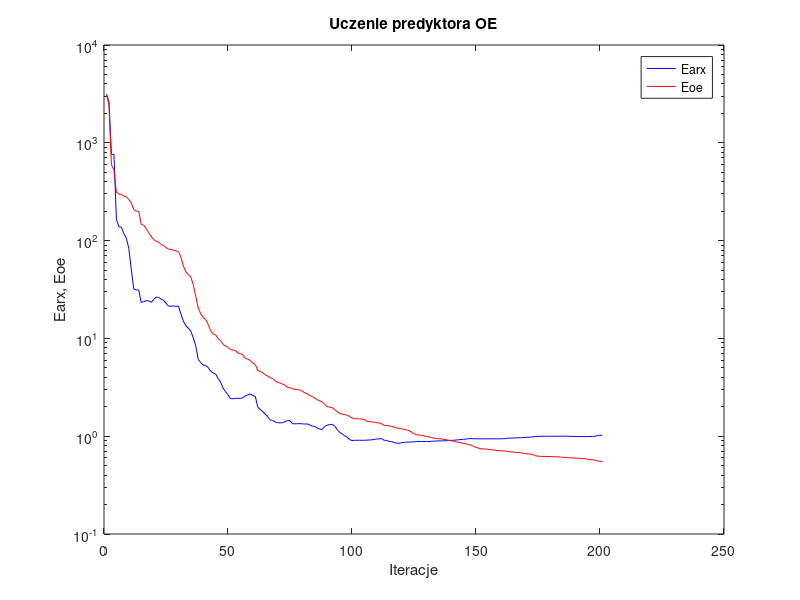
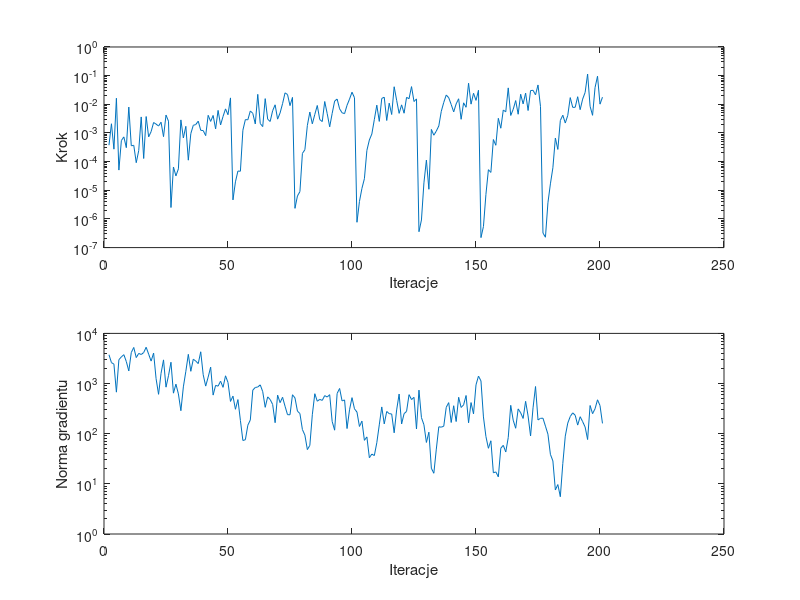

These charts were generated, in order, by the following MATLAB code:
%uczenie predyktora oe
clear all;
n=0; farx(n+1)=3.138546e+003; foe(n+1)=3.107038e+003; wspucz(n+1)=0.000000e+000; ng(n+1)=0.000000e+000;
%odnowa zmiennej metryki
n=1; farx(n+1)=2.636066e+003; foe(n+1)=2.471641e+003; krok(n+1)=3.738889e-004; ng(n+1)=3.757716e+003;
n=2; farx(n+1)=7.559235e+002; foe(n+1)=5.953411e+002; krok(n+1)=2.093764e-003; ng(n+1)=2.615368e+003;
n=3; farx(n+1)=7.657370e+002; foe(n+1)=5.262540e+002; krok(n+1)=2.720095e-004; ng(n+1)=2.438258e+003;
n=4; farx(n+1)=1.656702e+002; foe(n+1)=3.125518e+002; krok(n+1)=1.628299e-002; ng(n+1)=6.735933e+002;
n=5; farx(n+1)=1.384249e+002; foe(n+1)=2.992958e+002; krok(n+1)=5.066526e-005; ng(n+1)=2.988848e+003;
n=6; farx(n+1)=1.371109e+002; foe(n+1)=2.954438e+002; krok(n+1)=5.428423e-004; ng(n+1)=3.401944e+003;
n=7; farx(n+1)=1.177673e+002; foe(n+1)=2.857227e+002; krok(n+1)=7.286672e-004; ng(n+1)=3.765905e+003;
n=8; farx(n+1)=1.060965e+002; foe(n+1)=2.804232e+002; krok(n+1)=3.070097e-004; ng(n+1)=2.740321e+003;
n=9; farx(n+1)=8.316850e+001; foe(n+1)=2.631776e+002; krok(n+1)=8.009570e-003; ng(n+1)=1.784677e+003;
n=10; farx(n+1)=5.083244e+001; foe(n+1)=2.441281e+002; krok(n+1)=3.569431e-004; ng(n+1)=4.150796e+003;
n=11; farx(n+1)=3.196550e+001; foe(n+1)=2.077111e+002; krok(n+1)=3.702988e-004; ng(n+1)=5.245495e+003;
n=12; farx(n+1)=3.135350e+001; foe(n+1)=2.002217e+002; krok(n+1)=9.186126e-005; ng(n+1)=3.294670e+003;
n=13; farx(n+1)=3.126886e+001; foe(n+1)=1.991556e+002; krok(n+1)=2.426039e-004; ng(n+1)=3.989009e+003;
n=14; farx(n+1)=2.333073e+001; foe(n+1)=1.467257e+002; krok(n+1)=3.625910e-003; ng(n+1)=3.793333e+003;
n=15; farx(n+1)=2.378438e+001; foe(n+1)=1.440800e+002; krok(n+1)=1.287051e-004; ng(n+1)=4.150359e+003;
n=16; farx(n+1)=2.425614e+001; foe(n+1)=1.326223e+002; krok(n+1)=3.740913e-003; ng(n+1)=5.290207e+003;
n=17; farx(n+1)=2.428115e+001; foe(n+1)=1.207910e+002; krok(n+1)=7.316748e-004; ng(n+1)=3.857644e+003;
n=18; farx(n+1)=2.337301e+001; foe(n+1)=1.107888e+002; krok(n+1)=1.116161e-003; ng(n+1)=2.801364e+003;
n=19; farx(n+1)=2.494611e+001; foe(n+1)=1.028408e+002; krok(n+1)=2.312918e-003; ng(n+1)=4.053245e+003;
n=20; farx(n+1)=2.640742e+001; foe(n+1)=9.853973e+001; krok(n+1)=2.038825e-003; ng(n+1)=1.249289e+003;
n=21; farx(n+1)=2.627004e+001; foe(n+1)=9.653681e+001; krok(n+1)=1.740889e-003; ng(n+1)=6.098140e+002;
n=22; farx(n+1)=2.529586e+001; foe(n+1)=9.112402e+001; krok(n+1)=2.371549e-003; ng(n+1)=1.595971e+003;
n=23; farx(n+1)=2.452181e+001; foe(n+1)=8.931337e+001; krok(n+1)=7.432430e-004; ng(n+1)=2.963374e+003;
n=24; farx(n+1)=2.291667e+001; foe(n+1)=8.494768e+001; krok(n+1)=4.208519e-003; ng(n+1)=8.472107e+002;
n=25; farx(n+1)=2.136910e+001; foe(n+1)=8.215323e+001; krok(n+1)=2.583925e-003; ng(n+1)=1.432550e+003;
%odnowa zmiennej metryki
n=26; farx(n+1)=2.132593e+001; foe(n+1)=8.118458e+001; krok(n+1)=2.502989e-006; ng(n+1)=2.659284e+003;
n=27; farx(n+1)=2.149561e+001; foe(n+1)=7.976690e+001; krok(n+1)=6.485137e-005; ng(n+1)=6.431834e+002;
n=28; farx(n+1)=2.124619e+001; foe(n+1)=7.839133e+001; krok(n+1)=3.176034e-005; ng(n+1)=9.730289e+002;
n=29; farx(n+1)=2.144909e+001; foe(n+1)=7.767037e+001; krok(n+1)=5.603333e-005; ng(n+1)=6.211707e+002;
n=30; farx(n+1)=1.782495e+001; foe(n+1)=6.784689e+001; krok(n+1)=2.855545e-003; ng(n+1)=2.873259e+002;
n=31; farx(n+1)=1.500170e+001; foe(n+1)=5.511267e+001; krok(n+1)=6.696507e-004; ng(n+1)=8.582810e+002;
n=32; farx(n+1)=1.342198e+001; foe(n+1)=4.805280e+001; krok(n+1)=1.704775e-003; ng(n+1)=1.753630e+003;
n=33; farx(n+1)=1.272657e+001; foe(n+1)=4.491092e+001; krok(n+1)=1.123689e-004; ng(n+1)=3.822655e+003;
n=34; farx(n+1)=1.187137e+001; foe(n+1)=4.248608e+001; krok(n+1)=9.475662e-004; ng(n+1)=1.754798e+003;
n=35; farx(n+1)=1.011978e+001; foe(n+1)=3.526079e+001; krok(n+1)=1.846469e-003; ng(n+1)=3.055176e+003;
n=36; farx(n+1)=8.381201e+000; foe(n+1)=2.705835e+001; krok(n+1)=1.966017e-003; ng(n+1)=2.805781e+003;
n=37; farx(n+1)=6.098456e+000; foe(n+1)=2.046449e+001; krok(n+1)=2.583925e-003; ng(n+1)=2.500842e+003;
n=38; farx(n+1)=5.663058e+000; foe(n+1)=1.785362e+001; krok(n+1)=1.237443e-003; ng(n+1)=4.298540e+003;
n=39; farx(n+1)=5.329216e+000; foe(n+1)=1.638306e+001; krok(n+1)=1.209728e-003; ng(n+1)=1.496837e+003;
n=40; farx(n+1)=5.280528e+000; foe(n+1)=1.563770e+001; krok(n+1)=8.062699e-004; ng(n+1)=8.893310e+002;
n=41; farx(n+1)=5.053206e+000; foe(n+1)=1.389698e+001; krok(n+1)=4.126268e-003; ng(n+1)=1.344927e+003;
n=42; farx(n+1)=4.630489e+000; foe(n+1)=1.200284e+001; krok(n+1)=2.530456e-003; ng(n+1)=2.122457e+003;
n=43; farx(n+1)=4.429731e+000; foe(n+1)=1.116627e+001; krok(n+1)=4.083230e-003; ng(n+1)=5.885157e+002;
n=44; farx(n+1)=4.321934e+000; foe(n+1)=1.087431e+001; krok(n+1)=1.389400e-003; ng(n+1)=9.198521e+002;
n=45; farx(n+1)=3.896605e+000; foe(n+1)=9.963095e+000; krok(n+1)=6.130766e-003; ng(n+1)=8.868252e+002;
n=46; farx(n+1)=3.585824e+000; foe(n+1)=9.528485e+000; krok(n+1)=1.898143e-003; ng(n+1)=1.115009e+003;
n=47; farx(n+1)=3.107926e+000; foe(n+1)=8.658064e+000; krok(n+1)=3.762825e-003; ng(n+1)=8.401685e+002;
n=48; farx(n+1)=2.855698e+000; foe(n+1)=8.365659e+000; krok(n+1)=6.920587e-003; ng(n+1)=1.427100e+003;
n=49; farx(n+1)=2.653024e+000; foe(n+1)=8.093082e+000; krok(n+1)=4.324280e-003; ng(n+1)=1.049176e+003;
n=50; farx(n+1)=2.417782e+000; foe(n+1)=7.694544e+000; krok(n+1)=1.672561e-002; ng(n+1)=4.398296e+002;
%odnowa zmiennej metryki
n=51; farx(n+1)=2.416378e+000; foe(n+1)=7.620002e+000; krok(n+1)=4.622099e-006; ng(n+1)=5.611286e+002;
n=52; farx(n+1)=2.426420e+000; foe(n+1)=7.526918e+000; krok(n+1)=1.977673e-005; ng(n+1)=3.068721e+002;
n=53; farx(n+1)=2.447811e+000; foe(n+1)=7.084665e+000; krok(n+1)=4.685521e-005; ng(n+1)=4.790391e+002;
n=54; farx(n+1)=2.431479e+000; foe(n+1)=7.022860e+000; krok(n+1)=4.621507e-005; ng(n+1)=1.840751e+002;
n=55; farx(n+1)=2.477293e+000; foe(n+1)=6.806815e+000; krok(n+1)=1.244450e-003; ng(n+1)=7.315293e+001;
n=56; farx(n+1)=2.594701e+000; foe(n+1)=6.245137e+000; krok(n+1)=2.921865e-003; ng(n+1)=7.583413e+001;
n=57; farx(n+1)=2.642218e+000; foe(n+1)=6.130390e+000; krok(n+1)=2.883948e-003; ng(n+1)=1.476968e+002;
n=58; farx(n+1)=2.706954e+000; foe(n+1)=5.942064e+000; krok(n+1)=5.843731e-003; ng(n+1)=1.878983e+002;
n=59; farx(n+1)=2.599551e+000; foe(n+1)=5.573802e+000; krok(n+1)=4.830641e-003; ng(n+1)=7.415051e+002;
n=60; farx(n+1)=2.558793e+000; foe(n+1)=5.421445e+000; krok(n+1)=2.063028e-003; ng(n+1)=8.346178e+002;
n=61; farx(n+1)=1.990136e+000; foe(n+1)=4.709261e+000; krok(n+1)=2.223039e-002; ng(n+1)=8.533723e+002;
n=62; farx(n+1)=1.878346e+000; foe(n+1)=4.581039e+000; krok(n+1)=2.135619e-003; ng(n+1)=9.415120e+002;
n=63; farx(n+1)=1.780364e+000; foe(n+1)=4.470316e+000; krok(n+1)=1.667309e-003; ng(n+1)=6.893807e+002;
n=64; farx(n+1)=1.683744e+000; foe(n+1)=4.245304e+000; krok(n+1)=1.576669e-002; ng(n+1)=3.357168e+002;
n=65; farx(n+1)=1.582865e+000; foe(n+1)=4.116646e+000; krok(n+1)=3.021288e-003; ng(n+1)=5.420471e+002;
n=66; farx(n+1)=1.465658e+000; foe(n+1)=3.952696e+000; krok(n+1)=2.519327e-003; ng(n+1)=4.803742e+002;
n=67; farx(n+1)=1.453400e+000; foe(n+1)=3.897018e+000; krok(n+1)=5.980899e-003; ng(n+1)=3.836171e+002;
n=68; farx(n+1)=1.398154e+000; foe(n+1)=3.675765e+000; krok(n+1)=9.600724e-003; ng(n+1)=1.657325e+002;
n=69; farx(n+1)=1.378330e+000; foe(n+1)=3.556541e+000; krok(n+1)=3.035901e-003; ng(n+1)=5.875409e+002;
n=70; farx(n+1)=1.366859e+000; foe(n+1)=3.507052e+000; krok(n+1)=5.000456e-003; ng(n+1)=4.162749e+002;
n=71; farx(n+1)=1.373083e+000; foe(n+1)=3.408811e+000; krok(n+1)=1.053841e-002; ng(n+1)=5.322634e+002;
n=72; farx(n+1)=1.408951e+000; foe(n+1)=3.313005e+000; krok(n+1)=2.508493e-002; ng(n+1)=3.526553e+002;
n=73; farx(n+1)=1.444699e+000; foe(n+1)=3.155369e+000; krok(n+1)=2.191235e-002; ng(n+1)=2.394190e+002;
n=74; farx(n+1)=1.436401e+000; foe(n+1)=3.131781e+000; krok(n+1)=8.988693e-003; ng(n+1)=2.385718e+002;
n=75; farx(n+1)=1.342213e+000; foe(n+1)=3.048310e+000; krok(n+1)=1.741045e-002; ng(n+1)=5.977255e+002;
%odnowa zmiennej metryki
n=76; farx(n+1)=1.339439e+000; foe(n+1)=3.020561e+000; krok(n+1)=2.341390e-006; ng(n+1)=5.175165e+002;
n=77; farx(n+1)=1.341269e+000; foe(n+1)=2.998783e+000; krok(n+1)=6.333436e-006; ng(n+1)=2.818640e+002;
n=78; farx(n+1)=1.345705e+000; foe(n+1)=2.969954e+000; krok(n+1)=8.985823e-006; ng(n+1)=2.519074e+002;
n=79; farx(n+1)=1.336957e+000; foe(n+1)=2.880286e+000; krok(n+1)=1.935115e-004; ng(n+1)=1.211334e+002;
n=80; farx(n+1)=1.331351e+000; foe(n+1)=2.774857e+000; krok(n+1)=2.596069e-004; ng(n+1)=9.371078e+001;
n=81; farx(n+1)=1.337281e+000; foe(n+1)=2.709319e+000; krok(n+1)=1.830478e-003; ng(n+1)=4.818047e+001;
n=82; farx(n+1)=1.297798e+000; foe(n+1)=2.609479e+000; krok(n+1)=5.357205e-003; ng(n+1)=5.847178e+001;
n=83; farx(n+1)=1.268810e+000; foe(n+1)=2.542793e+000; krok(n+1)=2.086706e-003; ng(n+1)=2.391560e+002;
n=84; farx(n+1)=1.258502e+000; foe(n+1)=2.446533e+000; krok(n+1)=4.432757e-003; ng(n+1)=6.269236e+002;
n=85; farx(n+1)=1.208768e+000; foe(n+1)=2.365303e+000; krok(n+1)=9.093040e-003; ng(n+1)=4.441039e+002;
n=86; farx(n+1)=1.184132e+000; foe(n+1)=2.299385e+000; krok(n+1)=2.926191e-003; ng(n+1)=4.831877e+002;
n=87; farx(n+1)=1.170058e+000; foe(n+1)=2.245861e+000; krok(n+1)=2.500228e-003; ng(n+1)=4.615334e+002;
n=88; farx(n+1)=1.259660e+000; foe(n+1)=2.115351e+000; krok(n+1)=1.251065e-002; ng(n+1)=5.746553e+002;
n=89; farx(n+1)=1.295405e+000; foe(n+1)=2.007071e+000; krok(n+1)=4.728824e-003; ng(n+1)=5.385848e+002;
n=90; farx(n+1)=1.318035e+000; foe(n+1)=1.981574e+000; krok(n+1)=1.638929e-003; ng(n+1)=6.000206e+002;
n=91; farx(n+1)=1.320428e+000; foe(n+1)=1.962503e+000; krok(n+1)=4.792105e-003; ng(n+1)=1.754212e+002;
n=92; farx(n+1)=1.273460e+000; foe(n+1)=1.871029e+000; krok(n+1)=1.296098e-002; ng(n+1)=1.175078e+002;
n=93; farx(n+1)=1.171302e+000; foe(n+1)=1.788832e+000; krok(n+1)=1.525264e-002; ng(n+1)=6.345381e+002;
n=94; farx(n+1)=1.093188e+000; foe(n+1)=1.704688e+000; krok(n+1)=6.947618e-003; ng(n+1)=7.975643e+002;
n=95; farx(n+1)=1.061740e+000; foe(n+1)=1.687338e+000; krok(n+1)=5.062842e-003; ng(n+1)=4.505586e+002;
n=96; farx(n+1)=1.012049e+000; foe(n+1)=1.662146e+000; krok(n+1)=4.729451e-003; ng(n+1)=4.709784e+002;
n=97; farx(n+1)=9.788215e-001; foe(n+1)=1.641686e+000; krok(n+1)=9.240905e-003; ng(n+1)=1.266450e+002;
n=98; farx(n+1)=9.255754e-001; foe(n+1)=1.593387e+000; krok(n+1)=1.517118e-002; ng(n+1)=2.997663e+002;
n=99; farx(n+1)=9.021954e-001; foe(n+1)=1.540300e+000; krok(n+1)=2.642647e-002; ng(n+1)=5.234779e+002;
n=100; farx(n+1)=9.086803e-001; foe(n+1)=1.511067e+000; krok(n+1)=1.696688e-002; ng(n+1)=3.135275e+002;
%odnowa zmiennej metryki
n=101; farx(n+1)=9.085710e-001; foe(n+1)=1.508792e+000; krok(n+1)=7.653364e-007; ng(n+1)=2.697243e+002;
n=102; farx(n+1)=9.084394e-001; foe(n+1)=1.506228e+000; krok(n+1)=4.053211e-006; ng(n+1)=1.393363e+002;
n=103; farx(n+1)=9.085593e-001; foe(n+1)=1.490029e+000; krok(n+1)=1.161523e-005; ng(n+1)=1.782167e+002;
n=104; farx(n+1)=9.080105e-001; foe(n+1)=1.485208e+000; krok(n+1)=2.541507e-005; ng(n+1)=7.371445e+001;
n=105; farx(n+1)=9.117022e-001; foe(n+1)=1.424775e+000; krok(n+1)=2.463822e-004; ng(n+1)=8.625259e+001;
n=106; farx(n+1)=9.152124e-001; foe(n+1)=1.410103e+000; krok(n+1)=5.683150e-004; ng(n+1)=3.321296e+001;
n=107; farx(n+1)=9.183297e-001; foe(n+1)=1.402302e+000; krok(n+1)=9.208067e-004; ng(n+1)=3.920840e+001;
n=108; farx(n+1)=9.272198e-001; foe(n+1)=1.387187e+000; krok(n+1)=2.926191e-003; ng(n+1)=3.660673e+001;
n=109; farx(n+1)=9.373515e-001; foe(n+1)=1.376360e+000; krok(n+1)=9.326355e-003; ng(n+1)=6.606694e+001;
n=110; farx(n+1)=9.397181e-001; foe(n+1)=1.365403e+000; krok(n+1)=2.531421e-003; ng(n+1)=1.500822e+002;
n=111; farx(n+1)=9.447828e-001; foe(n+1)=1.334971e+000; krok(n+1)=1.605804e-002; ng(n+1)=3.417694e+002;
n=112; farx(n+1)=9.080653e-001; foe(n+1)=1.291857e+000; krok(n+1)=1.767909e-002; ng(n+1)=1.570106e+002;
n=113; farx(n+1)=9.034549e-001; foe(n+1)=1.284477e+000; krok(n+1)=2.722891e-003; ng(n+1)=2.771580e+002;
n=114; farx(n+1)=8.844843e-001; foe(n+1)=1.271264e+000; krok(n+1)=1.095618e-002; ng(n+1)=2.512203e+002;
n=115; farx(n+1)=8.809419e-001; foe(n+1)=1.264470e+000; krok(n+1)=4.403244e-003; ng(n+1)=2.472643e+002;
n=116; farx(n+1)=8.604300e-001; foe(n+1)=1.236541e+000; krok(n+1)=4.095813e-002; ng(n+1)=1.042231e+002;
n=117; farx(n+1)=8.488959e-001; foe(n+1)=1.214744e+000; krok(n+1)=1.378623e-002; ng(n+1)=2.973931e+002;
n=118; farx(n+1)=8.455869e-001; foe(n+1)=1.197198e+000; krok(n+1)=4.829711e-003; ng(n+1)=6.179604e+002;
n=119; farx(n+1)=8.575717e-001; foe(n+1)=1.185386e+000; krok(n+1)=9.564855e-003; ng(n+1)=1.562539e+002;
n=120; farx(n+1)=8.654106e-001; foe(n+1)=1.177051e+000; krok(n+1)=4.884963e-003; ng(n+1)=2.508999e+002;
n=121; farx(n+1)=8.679598e-001; foe(n+1)=1.158624e+000; krok(n+1)=1.748904e-002; ng(n+1)=2.784759e+002;
n=122; farx(n+1)=8.708985e-001; foe(n+1)=1.139271e+000; krok(n+1)=1.567008e-002; ng(n+1)=6.005643e+002;
n=123; farx(n+1)=8.742492e-001; foe(n+1)=1.100485e+000; krok(n+1)=4.138946e-002; ng(n+1)=4.799383e+002;
n=124; farx(n+1)=8.752633e-001; foe(n+1)=1.059545e+000; krok(n+1)=1.251065e-002; ng(n+1)=5.302070e+002;
n=125; farx(n+1)=8.827116e-001; foe(n+1)=1.038226e+000; krok(n+1)=1.542549e-002; ng(n+1)=1.240696e+002;
%odnowa zmiennej metryki
n=126; farx(n+1)=8.826198e-001; foe(n+1)=1.027701e+000; krok(n+1)=3.582402e-007; ng(n+1)=7.394666e+002;
n=127; farx(n+1)=8.825961e-001; foe(n+1)=1.026077e+000; krok(n+1)=9.199648e-007; ng(n+1)=2.089973e+002;
n=128; farx(n+1)=8.824416e-001; foe(n+1)=1.010679e+000; krok(n+1)=1.816366e-005; ng(n+1)=1.509847e+002;
n=129; farx(n+1)=8.829074e-001; foe(n+1)=9.943327e-001; krok(n+1)=1.133097e-004; ng(n+1)=6.688118e+001;
n=130; farx(n+1)=8.826195e-001; foe(n+1)=9.883788e-001; krok(n+1)=1.085468e-005; ng(n+1)=1.071604e+002;
n=131; farx(n+1)=8.874840e-001; foe(n+1)=9.654808e-001; krok(n+1)=1.330026e-003; ng(n+1)=2.046443e+001;
n=132; farx(n+1)=8.897484e-001; foe(n+1)=9.572481e-001; krok(n+1)=8.336543e-004; ng(n+1)=1.625647e+001;
n=133; farx(n+1)=8.937072e-001; foe(n+1)=9.453550e-001; krok(n+1)=1.166983e-003; ng(n+1)=4.933161e+001;
n=134; farx(n+1)=8.954515e-001; foe(n+1)=9.433384e-001; krok(n+1)=1.758026e-003; ng(n+1)=1.372231e+002;
n=135; farx(n+1)=8.961615e-001; foe(n+1)=9.398977e-001; krok(n+1)=5.682045e-003; ng(n+1)=1.349839e+002;
n=136; farx(n+1)=8.971717e-001; foe(n+1)=9.273566e-001; krok(n+1)=1.165911e-002; ng(n+1)=1.411187e+002;
n=137; farx(n+1)=8.971190e-001; foe(n+1)=9.200895e-001; krok(n+1)=2.109093e-002; ng(n+1)=3.364608e+002;
n=138; farx(n+1)=9.071056e-001; foe(n+1)=9.069350e-001; krok(n+1)=1.697325e-002; ng(n+1)=4.163766e+002;
n=139; farx(n+1)=9.064832e-001; foe(n+1)=8.994407e-001; krok(n+1)=9.832841e-003; ng(n+1)=1.672588e+002;
n=140; farx(n+1)=9.083238e-001; foe(n+1)=8.884232e-001; krok(n+1)=5.433546e-003; ng(n+1)=3.610149e+002;
n=141; farx(n+1)=9.146934e-001; foe(n+1)=8.765083e-001; krok(n+1)=1.034736e-002; ng(n+1)=1.748019e+002;
n=142; farx(n+1)=9.198263e-001; foe(n+1)=8.634113e-001; krok(n+1)=1.559274e-002; ng(n+1)=5.320272e+002;
n=143; farx(n+1)=9.243642e-001; foe(n+1)=8.576440e-001; krok(n+1)=2.999882e-003; ng(n+1)=3.334961e+002;
n=144; farx(n+1)=9.305773e-001; foe(n+1)=8.422931e-001; krok(n+1)=1.126281e-002; ng(n+1)=3.759794e+002;
n=145; farx(n+1)=9.346346e-001; foe(n+1)=8.363568e-001; krok(n+1)=7.876901e-003; ng(n+1)=5.777445e+002;
n=146; farx(n+1)=9.436892e-001; foe(n+1)=8.172997e-001; krok(n+1)=5.440189e-002; ng(n+1)=1.650991e+002;
n=147; farx(n+1)=9.454020e-001; foe(n+1)=8.118756e-001; krok(n+1)=1.012568e-002; ng(n+1)=4.173410e+002;
n=148; farx(n+1)=9.417561e-001; foe(n+1)=7.881753e-001; krok(n+1)=2.429096e-002; ng(n+1)=2.486439e+002;
n=149; farx(n+1)=9.416172e-001; foe(n+1)=7.681055e-001; krok(n+1)=1.370811e-002; ng(n+1)=9.437707e+002;
n=150; farx(n+1)=9.401761e-001; foe(n+1)=7.552482e-001; krok(n+1)=3.094863e-002; ng(n+1)=1.406046e+003;
%odnowa zmiennej metryki
n=151; farx(n+1)=9.401155e-001; foe(n+1)=7.425295e-001; krok(n+1)=2.229076e-007; ng(n+1)=1.130107e+003;
n=152; farx(n+1)=9.401118e-001; foe(n+1)=7.413093e-001; krok(n+1)=5.431773e-007; ng(n+1)=2.158437e+002;
n=153; farx(n+1)=9.402049e-001; foe(n+1)=7.392623e-001; krok(n+1)=7.172631e-006; ng(n+1)=8.790617e+001;
n=154; farx(n+1)=9.401794e-001; foe(n+1)=7.349201e-001; krok(n+1)=5.234435e-005; ng(n+1)=5.119227e+001;
n=155; farx(n+1)=9.400290e-001; foe(n+1)=7.283072e-001; krok(n+1)=4.194015e-005; ng(n+1)=7.227378e+001;
n=156; farx(n+1)=9.401773e-001; foe(n+1)=7.220375e-001; krok(n+1)=5.897838e-004; ng(n+1)=1.658477e+001;
n=157; farx(n+1)=9.399735e-001; foe(n+1)=7.188208e-001; krok(n+1)=3.716872e-004; ng(n+1)=1.731373e+001;
n=158; farx(n+1)=9.393073e-001; foe(n+1)=7.111737e-001; krok(n+1)=3.248447e-003; ng(n+1)=1.379702e+001;
n=159; farx(n+1)=9.400209e-001; foe(n+1)=7.094412e-001; krok(n+1)=1.463096e-003; ng(n+1)=5.140924e+001;
n=160; farx(n+1)=9.429371e-001; foe(n+1)=7.069350e-001; krok(n+1)=6.293742e-003; ng(n+1)=5.859534e+001;
n=161; farx(n+1)=9.455766e-001; foe(n+1)=7.049990e-001; krok(n+1)=5.478088e-003; ng(n+1)=4.320091e+001;
n=162; farx(n+1)=9.551832e-001; foe(n+1)=6.940086e-001; krok(n+1)=3.739234e-002; ng(n+1)=8.368535e+001;
n=163; farx(n+1)=9.567146e-001; foe(n+1)=6.917129e-001; krok(n+1)=4.077649e-003; ng(n+1)=3.679107e+002;
n=164; farx(n+1)=9.565622e-001; foe(n+1)=6.894654e-001; krok(n+1)=6.669234e-003; ng(n+1)=1.858061e+002;
n=165; farx(n+1)=9.618297e-001; foe(n+1)=6.835744e-001; krok(n+1)=1.351485e-002; ng(n+1)=1.283657e+002;
n=166; farx(n+1)=9.639807e-001; foe(n+1)=6.816110e-001; krok(n+1)=4.498477e-003; ng(n+1)=3.122826e+002;
n=167; farx(n+1)=9.653226e-001; foe(n+1)=6.758866e-001; krok(n+1)=2.243330e-002; ng(n+1)=2.614800e+002;
n=168; farx(n+1)=9.672756e-001; foe(n+1)=6.716458e-001; krok(n+1)=1.033570e-002; ng(n+1)=2.015439e+002;
n=169; farx(n+1)=9.747454e-001; foe(n+1)=6.611062e-001; krok(n+1)=2.452306e-002; ng(n+1)=4.420098e+002;
n=170; farx(n+1)=9.761874e-001; foe(n+1)=6.598007e-001; krok(n+1)=6.065270e-003; ng(n+1)=2.255863e+002;
n=171; farx(n+1)=9.775623e-001; foe(n+1)=6.559426e-001; krok(n+1)=3.012318e-002; ng(n+1)=8.995022e+001;
n=172; farx(n+1)=9.843197e-001; foe(n+1)=6.464659e-001; krok(n+1)=3.076926e-002; ng(n+1)=3.284498e+002;
n=173; farx(n+1)=9.930727e-001; foe(n+1)=6.320163e-001; krok(n+1)=2.142359e-002; ng(n+1)=8.727256e+002;
n=174; farx(n+1)=9.970140e-001; foe(n+1)=6.245249e-001; krok(n+1)=4.732206e-002; ng(n+1)=1.877774e+002;
n=175; farx(n+1)=9.985588e-001; foe(n+1)=6.220230e-001; krok(n+1)=8.468065e-003; ng(n+1)=2.026195e+002;
%odnowa zmiennej metryki
n=176; farx(n+1)=9.985595e-001; foe(n+1)=6.213257e-001; krok(n+1)=3.227062e-007; ng(n+1)=2.035515e+002;
n=177; farx(n+1)=9.985548e-001; foe(n+1)=6.211227e-001; krok(n+1)=2.299731e-007; ng(n+1)=1.415045e+002;
n=178; farx(n+1)=9.985846e-001; foe(n+1)=6.199819e-001; krok(n+1)=3.658080e-006; ng(n+1)=9.798380e+001;
n=179; farx(n+1)=9.986800e-001; foe(n+1)=6.191407e-001; krok(n+1)=1.675717e-005; ng(n+1)=3.876472e+001;
n=180; farx(n+1)=9.988801e-001; foe(n+1)=6.167454e-001; krok(n+1)=6.100988e-005; ng(n+1)=2.868419e+001;
n=181; farx(n+1)=9.992671e-001; foe(n+1)=6.154409e-001; krok(n+1)=6.650130e-004; ng(n+1)=7.559746e+000;
n=182; farx(n+1)=9.995749e-001; foe(n+1)=6.148118e-001; krok(n+1)=2.665380e-004; ng(n+1)=9.680914e+000;
n=183; farx(n+1)=9.999846e-001; foe(n+1)=6.126161e-001; krok(n+1)=2.728971e-003; ng(n+1)=5.539177e+000;
n=184; farx(n+1)=1.000989e+000; foe(n+1)=6.091333e-001; krok(n+1)=4.161987e-003; ng(n+1)=2.537822e+001;
n=185; farx(n+1)=1.001239e+000; foe(n+1)=6.053016e-001; krok(n+1)=2.220021e-003; ng(n+1)=8.950669e+001;
n=186; farx(n+1)=9.990152e-001; foe(n+1)=6.035911e-001; krok(n+1)=4.102156e-003; ng(n+1)=1.626384e+002;
n=187; farx(n+1)=9.953830e-001; foe(n+1)=6.011294e-001; krok(n+1)=1.713076e-002; ng(n+1)=2.202291e+002;
n=188; farx(n+1)=9.939878e-001; foe(n+1)=5.989511e-001; krok(n+1)=7.805422e-003; ng(n+1)=2.602220e+002;
n=189; farx(n+1)=9.927355e-001; foe(n+1)=5.976037e-001; krok(n+1)=7.883344e-003; ng(n+1)=2.329460e+002;
n=190; farx(n+1)=9.918961e-001; foe(n+1)=5.951951e-001; krok(n+1)=1.839173e-002; ng(n+1)=1.484354e+002;
n=191; farx(n+1)=9.916970e-001; foe(n+1)=5.930999e-001; krok(n+1)=6.506258e-003; ng(n+1)=2.182221e+002;
n=192; farx(n+1)=9.908906e-001; foe(n+1)=5.912142e-001; krok(n+1)=1.516106e-002; ng(n+1)=1.740056e+002;
n=193; farx(n+1)=9.904858e-001; foe(n+1)=5.884921e-001; krok(n+1)=2.590317e-002; ng(n+1)=1.359259e+002;
n=194; farx(n+1)=9.923771e-001; foe(n+1)=5.801511e-001; krok(n+1)=1.134096e-001; ng(n+1)=7.646757e+001;
n=195; farx(n+1)=9.929208e-001; foe(n+1)=5.754076e-001; krok(n+1)=8.516524e-003; ng(n+1)=3.649641e+002;
n=196; farx(n+1)=9.932848e-001; foe(n+1)=5.735411e-001; krok(n+1)=4.126056e-003; ng(n+1)=2.507879e+002;
n=197; farx(n+1)=9.982024e-001; foe(n+1)=5.678786e-001; krok(n+1)=3.830459e-002; ng(n+1)=3.139695e+002;
n=198; farx(n+1)=1.014575e+000; foe(n+1)=5.579234e-001; krok(n+1)=9.547529e-002; ng(n+1)=4.742213e+002;
n=199; farx(n+1)=1.020787e+000; foe(n+1)=5.542096e-001; krok(n+1)=1.012183e-002; ng(n+1)=3.641479e+002;
n=200; farx(n+1)=1.026709e+000; foe(n+1)=5.496046e-001; krok(n+1)=1.771116e-002; ng(n+1)=1.604744e+002;

figure; semilogy(farx,'b'); hold on; semilogy(foe,'r'); xlabel('Iteracje'); ylabel('Earx, Eoe'); legend('Earx','Eoe'); title('Uczenie predyktora OE');
figure; subplot(2,1,1); semilogy(krok); xlabel('Iteracje'); ylabel('Krok');
subplot(2,1,2); semilogy(ng); xlabel('Iteracje'); ylabel('Norma gradientu');
Earx=farx(n+1)
Eoe=foe(n+1)
